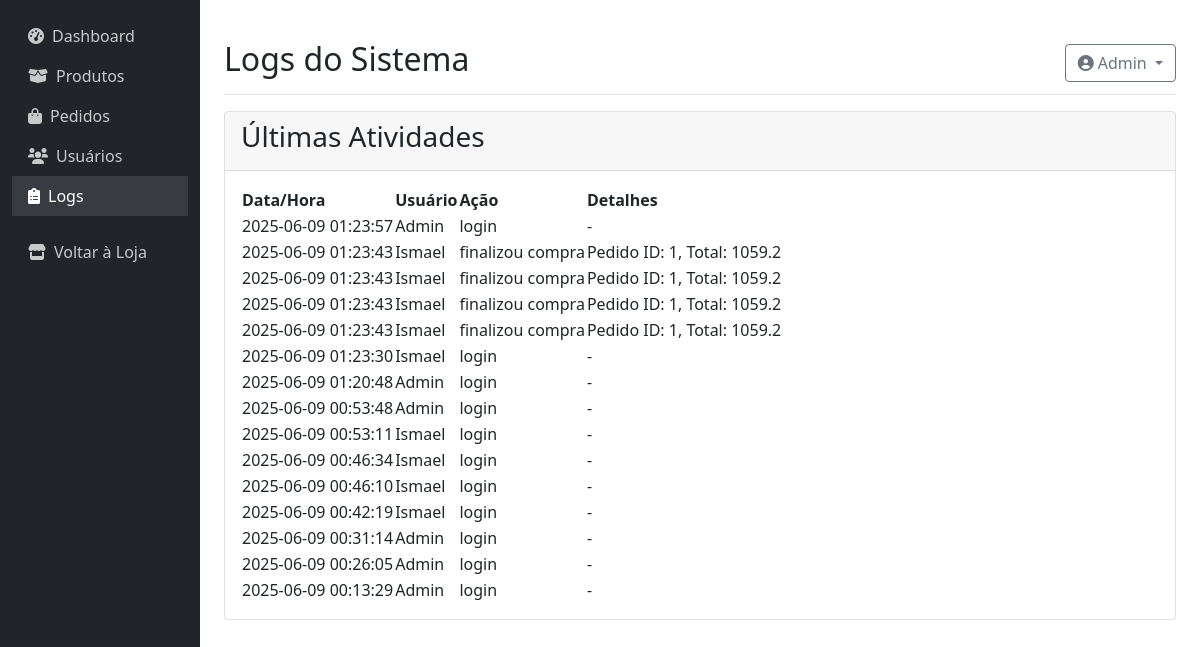
The app's page /admin/logs (signed in), older data.
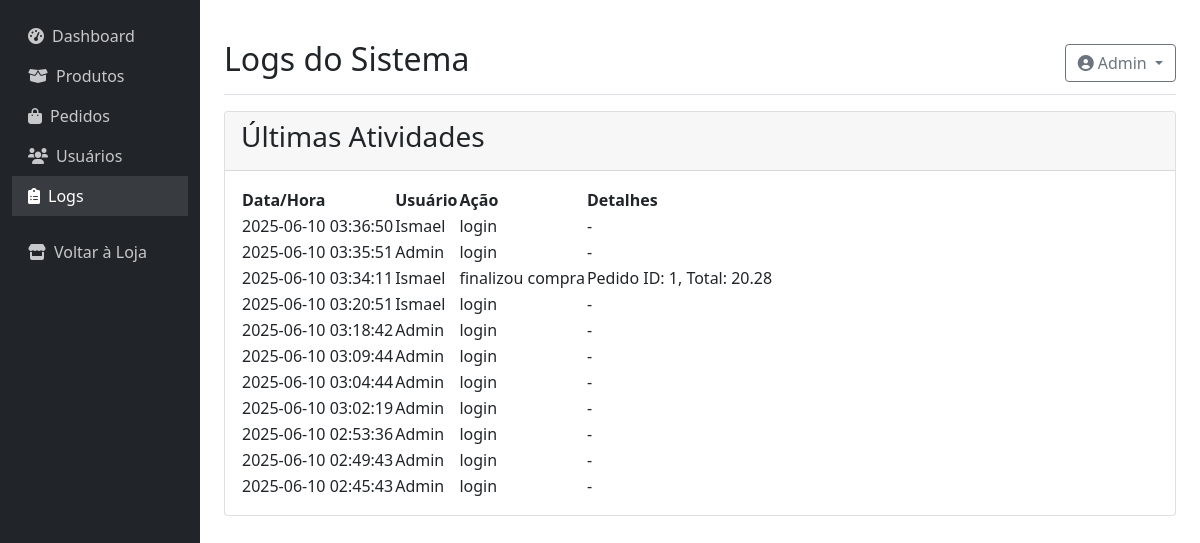
The same page, newer data.
### tables this page shows
CREATE TABLE logs_atividades (
            id INTEGER PRIMARY KEY AUTOINCREMENT,
            usuario_id INTEGER,
            acao TEXT NOT NULL,
            detalhes TEXT,
            data TIMESTAMP DEFAULT CURRENT_TIMESTAMP,
            FOREIGN KEY (usuario_id) REFERENCES usuarios(id)
        );

CREATE TABLE usuarios (
            id INTEGER PRIMARY KEY AUTOINCREMENT,
            nome TEXT NOT NULL,
            email TEXT UNIQUE NOT NULL,
            senha TEXT NOT NULL,
            is_admin BOOLEAN DEFAULT 0
        );

### app.py (the view)
@app.route('/admin/logs')
@admin_required
def admin_logs():
    conn = conectar_db()
    cursor = conn.cursor()
    cursor.execute('''
        SELECT l.id, l.acao, l.detalhes, l.data, u.nome
        FROM logs_atividades l
        LEFT JOIN usuarios u ON l.usuario_id = u.id
        ORDER BY l.data DESC
        LIMIT 100
    ''')
    logs = cursor.fetchall()
    conn.close()
    return render_template('admin/logs.html', logs=logs)

### app.py (called while the page is built)
def conectar_db():
    conn = sqlite3.connect(DB_NAME)
    conn.row_factory = sqlite3.Row # Allows accessing columns by name
    return conn

def contar_itens_carrinho_db(usuario_id):
    conn = conectar_db()
    cursor = conn.cursor()
    cursor.execute('''
    SELECT COALESCE(SUM(quantidade), 0)
    FROM carrinho
    WHERE usuario_id = ?
    ''', (usuario_id,))
    total_itens = cursor.fetchone()[0]
    conn.close()
    return total_itens

@app.context_processor
def inject_carrinho():
    total_itens = 0
    if 'usuario_id' in session:
        try:
            total_itens = contar_itens_carrinho_db(session['usuario_id'])
        except Exception as e:
            print(f"Erro no context processor ao contar itens do carrinho (DB): {e}")
            total_itens = 0
    return {'total_itens': total_itens}

def admin_required(f):
    @wraps(f)
    def decorated_function(*args, **kwargs):
        if 'usuario_id' not in session or not session.get('is_admin', False):
            flash('Acesso restrito a administradores', 'danger')
            return redirect(url_for('login'))
        return f(*args, **kwargs)
    return decorated_function

### templates/admin/logs.html (shortened to what this page needs)
{% extends "admin/base.html" %}
{% block page_title %}Logs do Sistema{% endblock %}
{% block content %}
<div class="card">
    <div class="card-header">
        <h3 class="card-title">Últimas Atividades</h3>
    </div>
    <div class="card-body">
        <table class="admin-table">
            <thead>
                <tr>
                    <th>Data/Hora</th>
                    <th>Usuário</th>
                    <th>Ação</th>
                    <th>Detalhes</th>
                </tr>
            </thead>
            <tbody>
                {% for log in logs %}
                <tr>
                    <td>{{ log[3] }}</td>
                    <td>{{ log[4] if log[4] else 'Sistema' }}</td>
                    <td>{{ log[1] }}</td>
                    <td>{{ log[2] if log[2] else '-' }}</td>
                </tr>
                {% endfor %}
            </tbody>
        </table>
    </div>
</div>
{% endblock %}

Row changes from the older to the newer data that the page shows:
removed logs_atividades: data "2025-06-09 01:23:57", nome "Admin", acao "login", log "-"
removed logs_atividades: data "2025-06-09 01:23:43", nome "Ismael", acao "finalizou compra", detalhes "Pedido ID: 1, Total: 1059.2"
removed logs_atividades: data "2025-06-09 01:23:43", nome "Ismael", acao "finalizou compra", detalhes "Pedido ID: 1, Total: 1059.2"
removed logs_atividades: data "2025-06-09 01:23:43", nome "Ismael", acao "finalizou compra", detalhes "Pedido ID: 1, Total: 1059.2"
removed logs_atividades: data "2025-06-09 01:20:48", nome "Admin", acao "login", log "-"
changed logs_atividades (number 1 of 11 on the later page): data "2025-06-09 01:23:43" → "2025-06-10 03:36:50"; acao "finalizou compra" → "login"; detalhes "Pedido ID: 1, Total: 1059.2" → "-"
changed logs_atividades (number 2 of 11 on the later page): data "2025-06-09 01:23:30" → "2025-06-10 03:35:51"; nome "Ismael" → "Admin"
added logs_atividades: data "2025-06-10 03:34:11", nome "Ismael", acao "finalizou compra", detalhes "Pedido ID: 1, Total: 20.28"
changed logs_atividades (number 4 of 11 on the later page): data "2025-06-09 00:53:48" → "2025-06-10 03:20:51"; nome "Admin" → "Ismael"
changed logs_atividades (number 5 of 11 on the later page): data "2025-06-09 00:53:11" → "2025-06-10 03:18:42"; nome "Ismael" → "Admin"
changed logs_atividades (number 6 of 11 on the later page): data "2025-06-09 00:46:34" → "2025-06-10 03:09:44"; nome "Ismael" → "Admin"
changed logs_atividades (number 7 of 11 on the later page): data "2025-06-09 00:46:10" → "2025-06-10 03:04:44"; nome "Ismael" → "Admin"
changed logs_atividades (number 8 of 11 on the later page): data "2025-06-09 00:42:19" → "2025-06-10 03:02:19"; nome "Ismael" → "Admin"
changed logs_atividades (number 9 of 11 on the later page): data "2025-06-09 00:31:14" → "2025-06-10 02:53:36"
changed logs_atividades (number 10 of 11 on the later page): data "2025-06-09 00:26:05" → "2025-06-10 02:49:43"
changed logs_atividades (number 11 of 11 on the later page): data "2025-06-09 00:13:29" → "2025-06-10 02:45:43"
